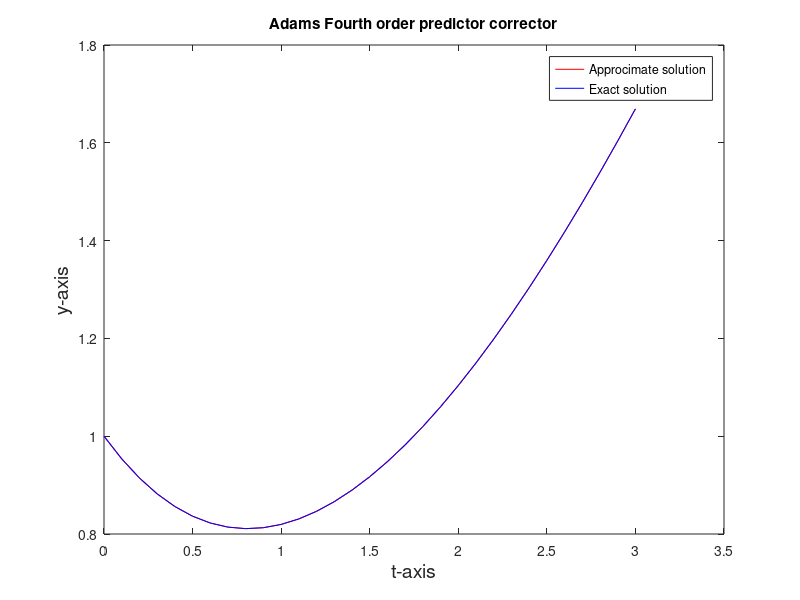

Reproduce this figure in MATLAB.
%{
    Adams Fourth order predictor corrector

    10/9/1017 Jake Tully

    This Script is an example of the Adams Fourth order predictor corrector
%}

clear 
clc
close all

% Functions & Initial value
f1 = @(t,y) t/2 - y/2;
f2 = @(t) t-2+3*exp(-t/2);

a = 0;
b = 3;
alpha = 1;

t = a;
w = alpha;
N = 30;
h = (b-a)/N;

A = zeros(N+1,4);
A(1,1) = t; A(1,2) = w; A(1,3) = w; A(1,4) = w; 

% row 1 ti | row 2 yi | row 3 predicted wi | row 4 corrected wi | row 5
% |yi-wi|

for i = 2:4 % claculation of first values needed for perdictor corrector
    % done with RK4
   A(i,1) = A(i-1,1) + h ;
   
   K1 = h*f1(A(i-1,1),A(i-1,3));
   K2 = h*f1(A(i-1)+h/2,A(i-1,3)+K1/2);
   K3 = h*f1(A(i-1,1)+h/2,A(i-1,3)+K2/2);
   K4 = h*f1(A(i-1,1)+h,A(i-1,3)+K3);
   
   A(i,3) = A(i-1,3) + (K1 + 2*K2 + 2*K3 + K4)/6;
   A(i,4) = A(i-1,3) + (K1 + 2*K2 + 2*K3 + K4)/6;
   A(i,2) = f2(A(i,1));
   A(i,5) = A(i,2) - A(i,3);
   
end

for i = 5 :(N+1) % application of predictor corrector
    
     A(i,1) = A(i-1,1) + h ;
     A(i,3) = A(i-1,3) + h*( 55*f1(A(i-1,1),A(i-1,3)) -  59*f1(A(i-2,1),A(i-2,3)) + 37*f1(A(i-3,1),A(i-3,3)) - 9*f1(A(i-4,1),A(i-4,3)))/24;
     A(i,4) = A(i-1,3) + h*( 9*f1(A(i,1),A(i,3)) +  19*f1(A(i-1,1),A(i-1,3)) - 5*f1(A(i-2,1),A(i-2,3)) + f1(A(i-3,1),A(i-3,3)))/24;
     A(i,2) = f2(A(i,1));
     A(i,5) = A(i,2) - A(i,3);
     
end

r = A(:,1); % Assinging r the first column of A
s1 = A(:,4); % Assinging s1 the second colun of A
s2 = A(:,2); % Assinging s2 the thrid column of A
s3 = A(:,5); % Assinging s3 the forth colun of A

figure(1)
plot(r,s1,'r',r,s2,'b')
xlabel('t-axis', 'fontsize', 14);
ylabel('y-axis','fontsize',14);
title('Adams Fourth order predictor corrector');
legend('Approcimate solution' , 'Exact solution', 'location','best');


